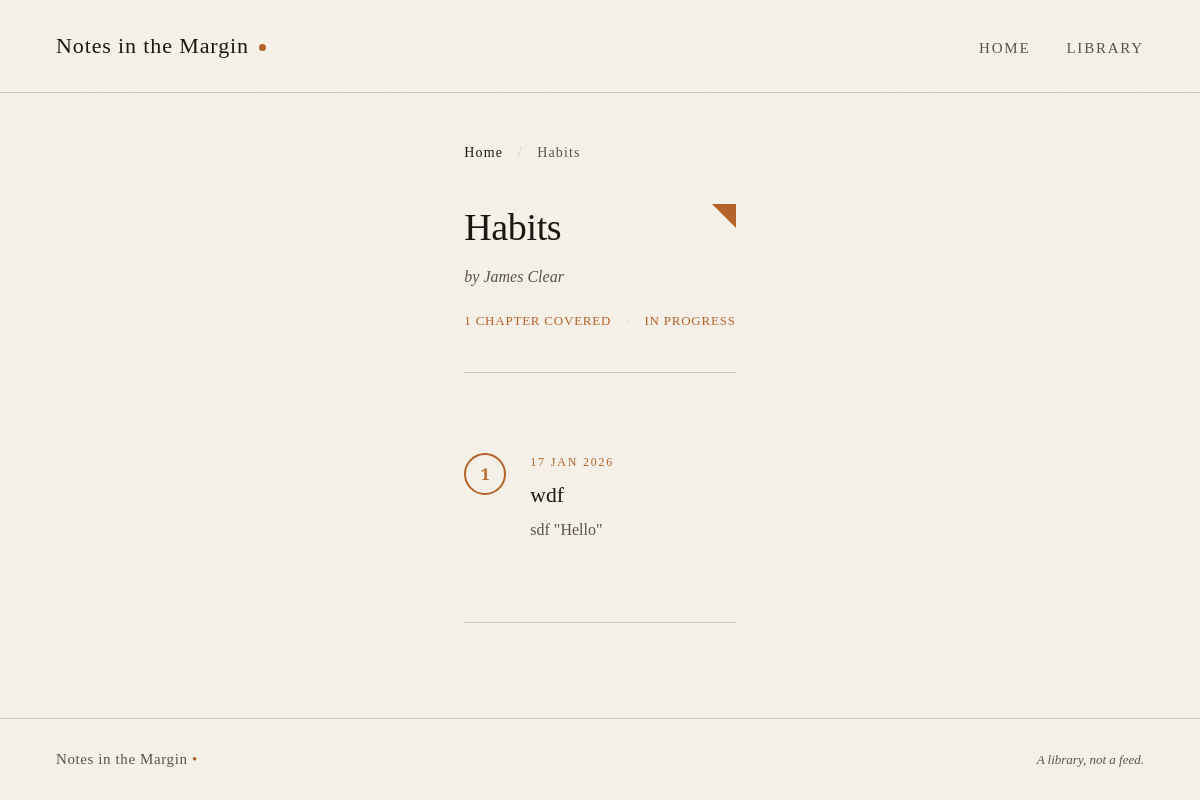
The page /series/habits/ on the database its author committed.
### blog/models.py (models this page shows, shortened)
class Book(models.Model):
    SOURCE_TYPES = [
        ('book', 'Book'),
        ('podcast', 'Podcast'),
        ('essay', 'Essay'),
        ('other', 'Other')
    ]
    STATUS_CHOICES = [
        ('in_progress', 'In Progress'),
        ('up_next', 'Up Next'),
        ('complete', 'Complete'),
    ]
    title = models.CharField(max_length=300)
    slug = models.SlugField(unique=True, blank=True, max_length=300)
    author = models.ForeignKey(
        Author, on_delete=models.CASCADE, related_name='books', null=True, blank=True
    )
    description = models.TextField(blank=True)  # Italic description for series page
    source_type = models.CharField(max_length=50, choices=SOURCE_TYPES, default='book')
    is_series = models.BooleanField(default=False)  # Can have multiple posts
    status = models.CharField(max_length=20, choices=STATUS_CHOICES, default='in_progress')
    created_at = models.DateTimeField(auto_now_add=True)
    def __str__(self):
        return self.title
    def get_chapters_count(self):
        return self.posts.filter(is_published=True).count()
    class Meta:
        ordering = ['title']

class Author(models.Model):
    name = models.CharField(max_length=200)
    slug = models.SlugField(unique=True, blank=True, max_length=200)
    created_at = models.DateTimeField(auto_now_add=True)
    class Meta:
        ordering = ['name']

class Post(models.Model):
    title = models.CharField(max_length=300)
    slug = models.SlugField(unique=True, blank=True, max_length=300)
    author = models.ForeignKey(
        Author, on_delete=models.CASCADE, related_name='posts', null=True, blank=True
    )
    book = models.ForeignKey(Book, on_delete=models.CASCADE, related_name='posts')
    series_order = models.IntegerField(
        null=True,
        blank=True,
        help_text="Chapter or episode number within the book/podcast series.",
    )
    publish_date = models.DateField()
    points = models.JSONField(default=list)  # List of dicts: [{"title": "...", "text": "..."}]
    commentary = models.TextField()
    guests = models.ManyToManyField(Guest, related_name='posts', blank=True)
    tags = models.ManyToManyField(Tag, related_name='posts', blank=True)
    is_published = models.BooleanField(default=False)
    is_draft = models.BooleanField(default=True)
    created_at = models.DateTimeField(auto_now_add=True)
    updated_at = models.DateTimeField(auto_now=True)
    class Meta:
        ordering = ['-publish_date']

### blog/views.py (the view)
# urls.py: path('series/<slug:book_slug>/', views.series_view, name='series'),
def series_view(request, book_slug):
    book = get_object_or_404(Book, slug=book_slug)
    posts = book.posts.filter(is_published=True).order_by('series_order', 'publish_date')
    all_series = Book.objects.filter(is_series=True, posts__is_published=True).distinct()
    series_list = list(all_series)
    try:
        current_index = series_list.index(book)
        prev_series = series_list[current_index - 1] if current_index > 0 else None
        next_series = series_list[current_index + 1] if current_index < len(series_list) - 1 else None
    except ValueError:
        prev_series = None
        next_series = None
    context = {
        'book': book,
        'posts': posts,
        'prev_series': prev_series,
        'next_series': next_series,
    }
    return render(request, 'blog/series.html', context)

### blog/templates/blog/series.html (shortened to what this page needs)
{% extends 'blog/base.html' %}
{% block content %}
<div class="container series-container">
    <nav class="breadcrumb">
        <a href="{% url 'home' %}">Home</a>
        <span class="separator">/</span>
        <span>{{ book.title }}</span>
    </nav>
    <div class="series-header">
        <div class="bookmark-ribbon"></div>
        <h1 class="book-title">{{ book.title }}</h1>
        {% if book.source_type != 'podcast' and book.author %}
        <p class="book-author">by {{ book.author.name }}</p>
        {% endif %}
        <div class="series-stats">
            <span class="stat">{{ book.get_chapters_count }} chapter{{ book.get_chapters_count|pluralize }} covered</span>
            <span class="stat-separator">·</span>
            <span class="stat">{{ book.get_status_display }}</span>
        </div>
    </div>
    <div class="chapters-list">
        {% for post in posts %}
        <div class="chapter-item">
            <div class="chapter-number">{{ post.series_order|default:forloop.counter }}</div>
            <div class="chapter-content">
                <div class="chapter-meta">
                    <span class="chapter-date">{{ post.publish_date|date:"d M Y"|upper }}</span>
                </div>
                <h3 class="chapter-title">
                    <a href="{% url 'post_detail' post.slug %}">{{ post.title }}</a>
                </h3>
                {% if post.commentary %}
                <p class="chapter-excerpt">{{ post.commentary|truncatewords:30 }}</p>
                {% endif %}
            </div>
        </div>
        {% empty %}
        <p class="empty-state">No chapters published yet.</p>
        {% endfor %}
    </div>
    <nav class="series-navigation" aria-label="Series navigation">
    </nav>
</div>
{% endblock %}

### blog/static/blog/css/home.css (style rules this page uses)
:root { --parchment: #f5f0e8; --parchment-dark: #ede6d6; --ink: #1a1612; --ink-faded: #5c5248; --copper: #b5622a; --copper-light: #c97d45; --copper-pale: #e8c9a8; --rule: #d4c9b5; }
* { margin: 0; padding: 0; box-sizing: border-box; }
body { background: var(--parchment); color: var(--ink); font-family: 'Crimson Pro', Georgia, serif; font-size: 18px; line-height: 1.65; min-height: 100vh; }
body::before { content: ''; position: fixed; inset: 0; pointer-events: none; z-index: 999; opacity: 0.4; }
.container { max-width: 1200px; margin: 0 auto; padding: 0 56px; }
.breadcrumb { font-family: 'Crimson Pro', Georgia, serif; font-size: 14px; letter-spacing: 0.08em; margin-bottom: 40px; color: var(--ink-faded); }
.breadcrumb a { color: var(--ink); text-decoration: none; transition: color 0.2s; font-weight: 500; }
.breadcrumb .separator { margin: 0 10px; color: var(--rule); font-weight: 400; }
.series-container { max-width: 1200px; padding-top: 48px; }
.series-header { position: relative; margin-bottom: 48px; padding-bottom: 40px; border-bottom: 1px solid var(--rule); }
.series-header .bookmark-ribbon { position: absolute; top: 0; right: 0; width: 0; height: 0; border-left: 24px solid transparent; border-top: 24px solid var(--copper); }
.series-header .book-title { font-family: 'Cormorant Garamond', Georgia, serif; font-size: clamp(28px, 3.5vw, 38px); font-weight: 400; line-height: 1.25; color: var(--ink); margin-bottom: 12px; letter-spacing: -0.01em; }
.series-header .book-author { font-size: 16px; color: var(--ink-faded); font-style: italic; margin-bottom: 16px; }
.series-stats { font-family: 'Crimson Pro', Georgia, serif; font-size: 13px; color: var(--copper); letter-spacing: 0.06em; text-transform: uppercase; }
.series-stats .stat-separator { margin: 0 10px; color: var(--rule); }
.chapters-list { margin-bottom: 48px; }
.chapter-item { display: flex; gap: 24px; padding: 32px 0; border-bottom: 1px solid var(--rule); transition: background 0.15s; }
.chapter-item:last-child { border-bottom: none; }
.chapter-number { width: 42px; height: 42px; border-radius: 50%; border: 2px solid var(--copper); display: flex; align-items: center; justify-content: center; font-family: 'Crimson Pro', Georgia, serif; font-weight: 600; font-size: 1rem; flex-shrink: 0; color: var(--copper); }
.chapter-content { flex: 1; }
.chapter-meta { font-size: 12px; color: var(--copper); letter-spacing: 0.15em; text-transform: uppercase; margin-bottom: 8px; font-family: 'Crimson Pro', Georgia, serif; }
.chapter-title { font-family: 'Cormorant Garamond', Georgia, serif; font-size: 1.35rem; font-weight: 400; margin-bottom: 8px; line-height: 1.3; }
.chapter-title a { color: var(--ink); text-decoration: none; transition: color 0.2s; }
.chapter-excerpt { color: var(--ink-faded); font-size: 16px; line-height: 1.6; }
.series-navigation { display: flex; justify-content: space-between; align-items: center; padding: 32px 0 40px; margin-top: 48px; border-top: 1px solid var(--rule); font-family: 'Crimson Pro', Georgia, serif; font-size: 15px; letter-spacing: 0.06em; }

### rows shown on the page
Book: title "Habits", author.name "James Clear", get_chapters_count "1", status "IN PROGRESS"
Post: series_order "1", publish_date "17 JAN 2026", title "wdf", commentary "sdf \"Hello\""
